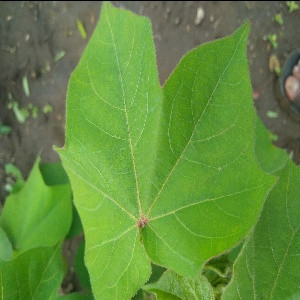
#> input picture CNN_Data/Training/Healthy/healthy1014.jpg, 300 x 300 px, given as the content of the folder TotalData/disease/input/, which was not available
$ jupyter execute --allow-errors Generator.ipynb   (shell and % lines are left out)
#> lines starting #> are read from the running program, lines starting #| are printed output that depends on the picture; pictures that were not available may be replaced by others from this repository, and a replacement may not be noted
[cell 1]
# from google.colab import drive
# drive.mount('/content/drive')

[cell 2]
#CROPP CODE FOR IMAGE TRAINING
import matplotlib.pyplot as plt
import cv2
import numpy as np
import os
import tensorflow as tf
#np.set_printoptions(threshold=np.inf)
from tensorflow import estimator
tf.reset_default_graph()
#> (this line was passed over: tensorflow is not available in this run)
from sklearn.model_selection import train_test_split
gs = 0
N_CLASSES = 4
IMG_W = 200      # for better visibility, go with >180
IMG_H = 200
learning_rate = 0.0001     #slow learning rate for better learning
MODEL = './model3'
NUM_EPOCH = 50
BATCH_SIZE = 16
LOOP = 20                # total no. of epoch = loop * 2*num_epoch
disease ={0:'Healthy',
          1:'Mosaic_Virus',
          2:'rust',
          3:'woolyaphids'}
def normalize(df):
    return (df - df.min()) / (df.max() - df.min())
def denormalize(df,norm_data):
    return (norm_data * (df.max() - df.min())) + df.min()

[cell 3]
def getdata(path):
    ''' returns shuffled array of image file path and labels of corresponding file '''
    woolyaphids = []
    woolyaphids_l= []
    Healthy = []
    Healthy_l = []
    Mosaic_Virus = []
    Mosaic_Virus_l = []
    rust = []
    rust_l = []
    for file in os.listdir(path):
        name=file.split(sep='.')
        if 'healthy' in name[0]:
            Healthy.append(path+file)
            Healthy_l.append(0)
        elif 'mosaic_virus' in name[0]:
            Mosaic_Virus.append(path+file)
            Mosaic_Virus_l.append(1)
        elif 'rust' in name[0]:
            rust.append(path+file)
            rust_l.append(2)
        elif 'woolyaphids' in name[0]:
            woolyaphids.append(path+file)
            woolyaphids_l.append(3)

    image_list = np.hstack((Healthy, Mosaic_Virus, rust, woolyaphids ))
    label_list = np.hstack(( Healthy_l, Mosaic_Virus_l, rust_l, woolyaphids_l))
    temp = np.array([image_list, label_list])
    temp = temp.transpose()
    #shuffle whole files and labels respectively
    np.random.shuffle(temp)
    image_list = list(temp[:, 0])
    label_list = list(temp[:, 1])
    label_list = [i for i in label_list]
    print("Healthy plant is: ", len(Healthy))
    print("Rust disease plant is: ", len(rust))
    print("Mosaic_Virus plant is: ", len(Mosaic_Virus))
    print("Woolyaphids plant is: ", len(woolyaphids))
    return image_list, label_list

def process(path):
    '''this function takes file paths from getdata function,
it reads and processes image file in 4D tensor format i.e.
[batch_size, IMG_Width, IMG_Height, channel]   for grayscale channel = 1, for RGB, channel = 3
'''
#> called with path = 'TotalData//disease//input//'
    a, train_labels = getdata(path)
    img = []
    batch=len(a)
    for i in range(batch):
        im = cv2.imread(a[i], cv2.IMREAD_COLOR)
#> im is the input picture: shape (300, 300, 3); mean B, G, R 62.3, 140.5, 99.1
        b,g,r = cv2.split(im)
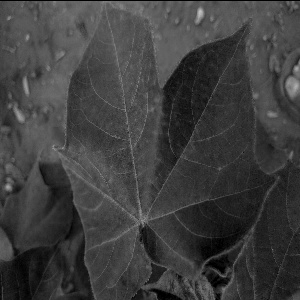
#> b: shape (300, 300); min 0, max 194, mean 62.3
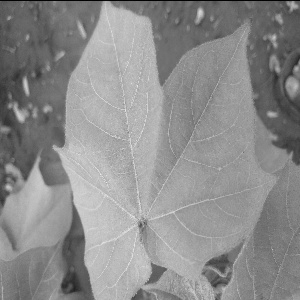
#> g: shape (300, 300); min 0, max 235, mean 140.5
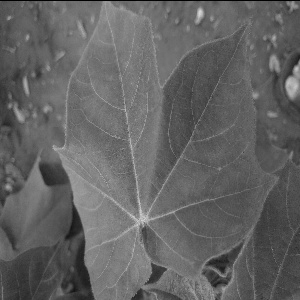
#> r: shape (300, 300); min 0, max 215, mean 99.1
        image = cv2.merge([r,g,b])
        res = cv2.resize(image,(IMG_W, IMG_H), interpolation = cv2.INTER_CUBIC)
        img.append(res)
        if i%50 == 0: print('Processed {} of {}'.format(i, batch))
    print("finished\nCount of Images is ",len(img),"with input shape",res.shape)
#| finished
#| Count of Images is  1 with input shape (200, 200, 3)
    return np.array(img, dtype=np.int32), np.array(train_labels[:batch], dtype = np.int32)

path = 'TotalData//disease//input//'
#> (the rest of this cell did not finish here and is left out)

$ run again, on CNN_Data/Training/Healthy/healthy1321.jpg
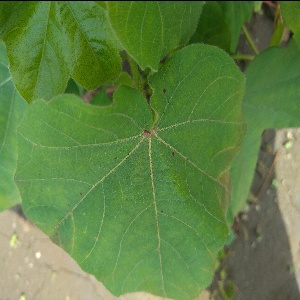
#> input picture CNN_Data/Training/Healthy/healthy1321.jpg, 300 x 300 px, given as the content of the folder TotalData/disease/input/, which was not available
#> in process, im is the input picture: shape (300, 300, 3); mean B, G, R 69, 129.8, 96.3
#> in process, `b,g,r = cv2.split(im)`:
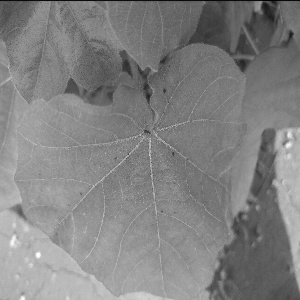
#> g: shape (300, 300); min 0, max 255, mean 129.8
#> in process, `b,g,r = cv2.split(im)`:
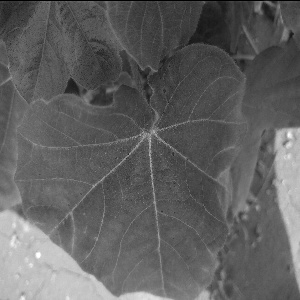
#> r: shape (300, 300); min 0, max 255, mean 96.3
#| finished
#| Count of Images is  1 with input shape (200, 200, 3)

$ run again, on CNN_Data/Training/Healthy/healthy133.jpg
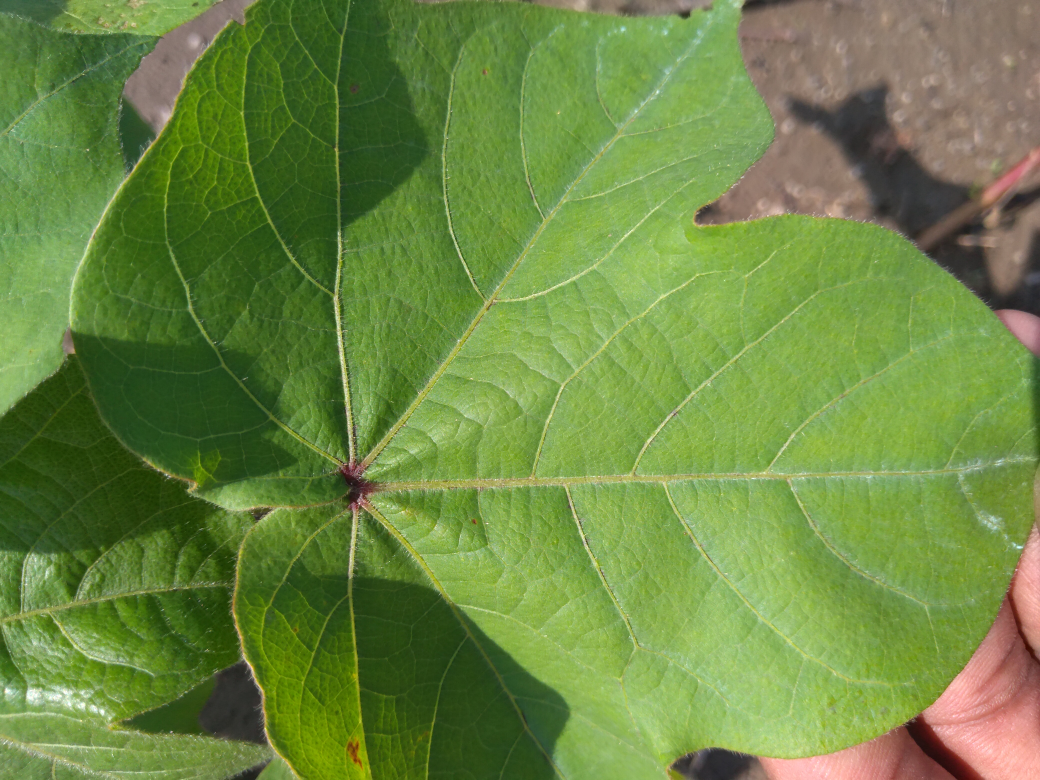
#> input picture CNN_Data/Training/Healthy/healthy133.jpg, 4160 x 3120 px, given as the content of the folder TotalData/disease/input/, which was not available (shown at 1/4 size)
#> in process, im is the input picture: shape (3120, 4160, 3); mean B, G, R 66.6, 135.9, 108.4
#> in process, `b,g,r = cv2.split(im)`:
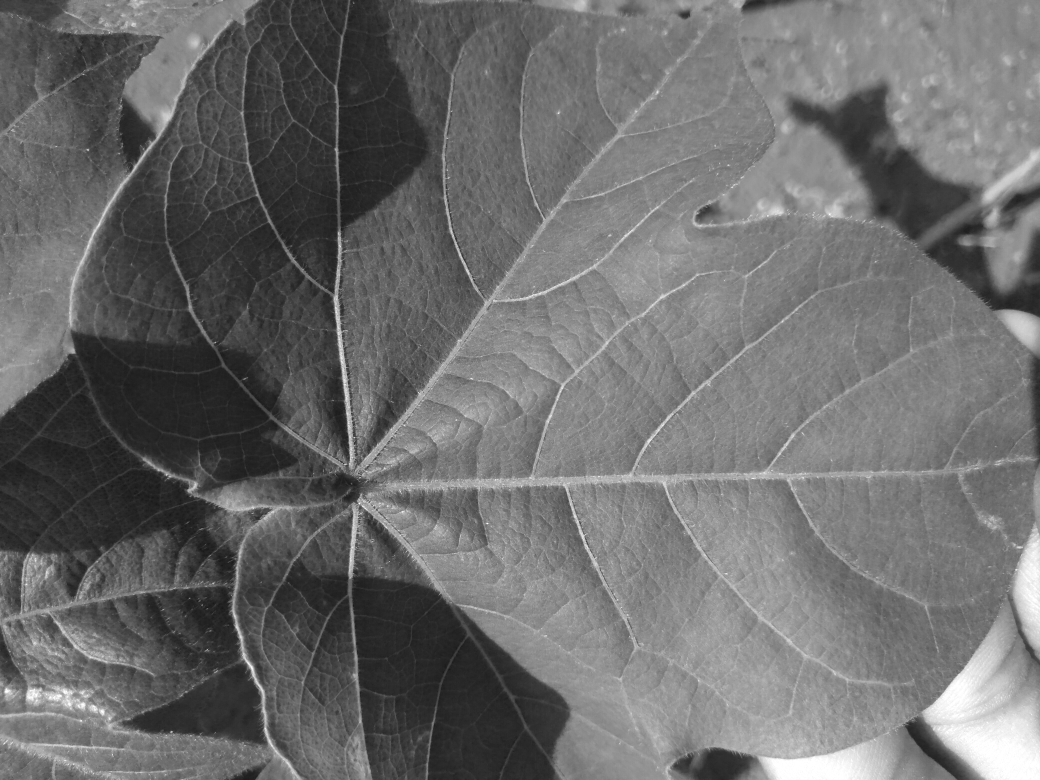
#> r: shape (3120, 4160) (shown at 1/4 size); min 14, max 255, mean 108.4
#> in process, `res = cv2.resize(image,(IMG_W, IMG_H), interpolation = cv2.INTER_CUBIC)`:
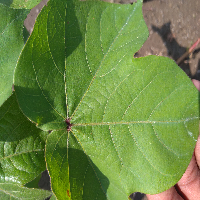
#> res: shape (200, 200, 3); mean R, G, B 108.4, 135.9, 66.7
#| finished
#| Count of Images is  1 with input shape (200, 200, 3)

$ run again, on CNN_Data/Training/Healthy/healthy186.jpg
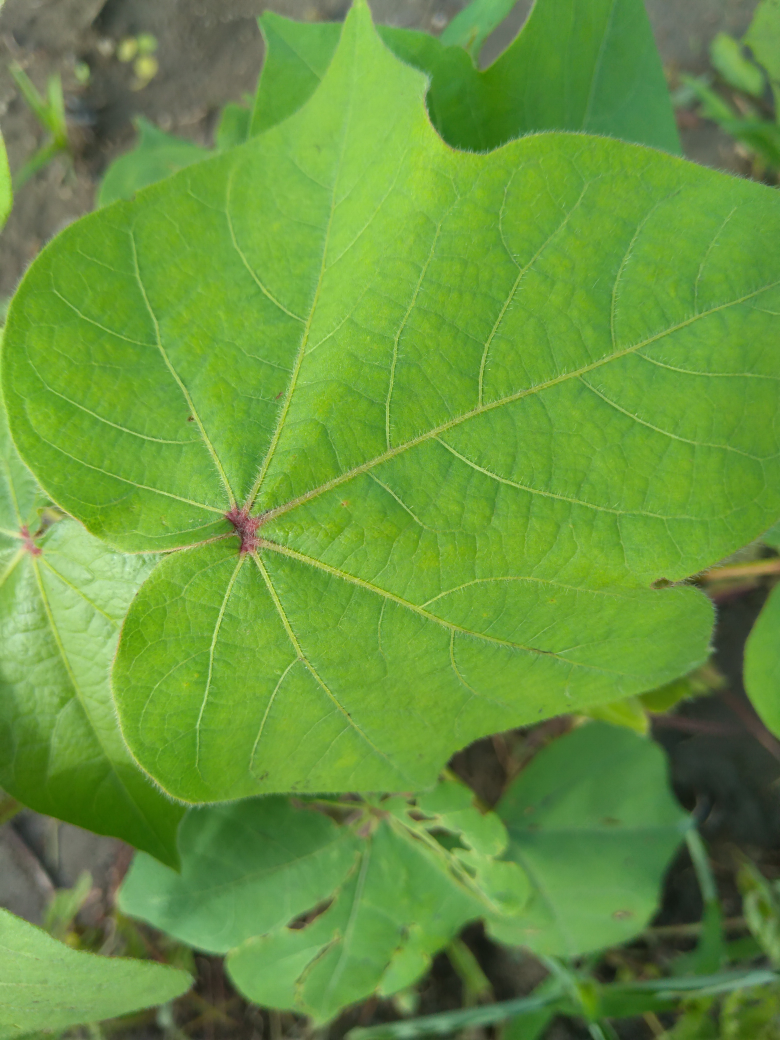
#> input picture CNN_Data/Training/Healthy/healthy186.jpg, 3120 x 4160 px, given as the content of the folder TotalData/disease/input/, which was not available (shown at 1/4 size)
#> in process, im is the input picture: shape (4160, 3120, 3); mean B, G, R 61.1, 149, 103
#> in process, `b,g,r = cv2.split(im)`:
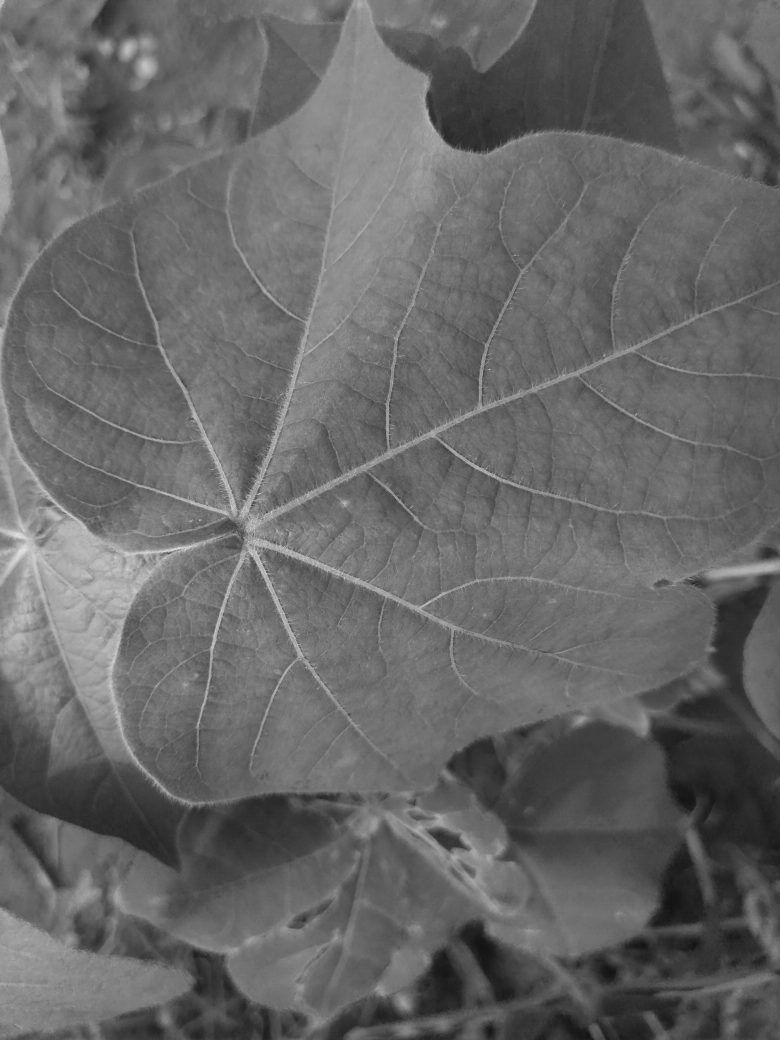
#> r: shape (4160, 3120) (shown at 1/4 size); min 14, max 248, mean 103
#> in process, `res = cv2.resize(image,(IMG_W, IMG_H), interpolation = cv2.INTER_CUBIC)`:
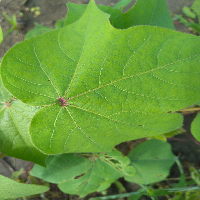
#> res: shape (200, 200, 3); mean R, G, B 103.1, 149, 61.1
#| finished
#| Count of Images is  1 with input shape (200, 200, 3)
